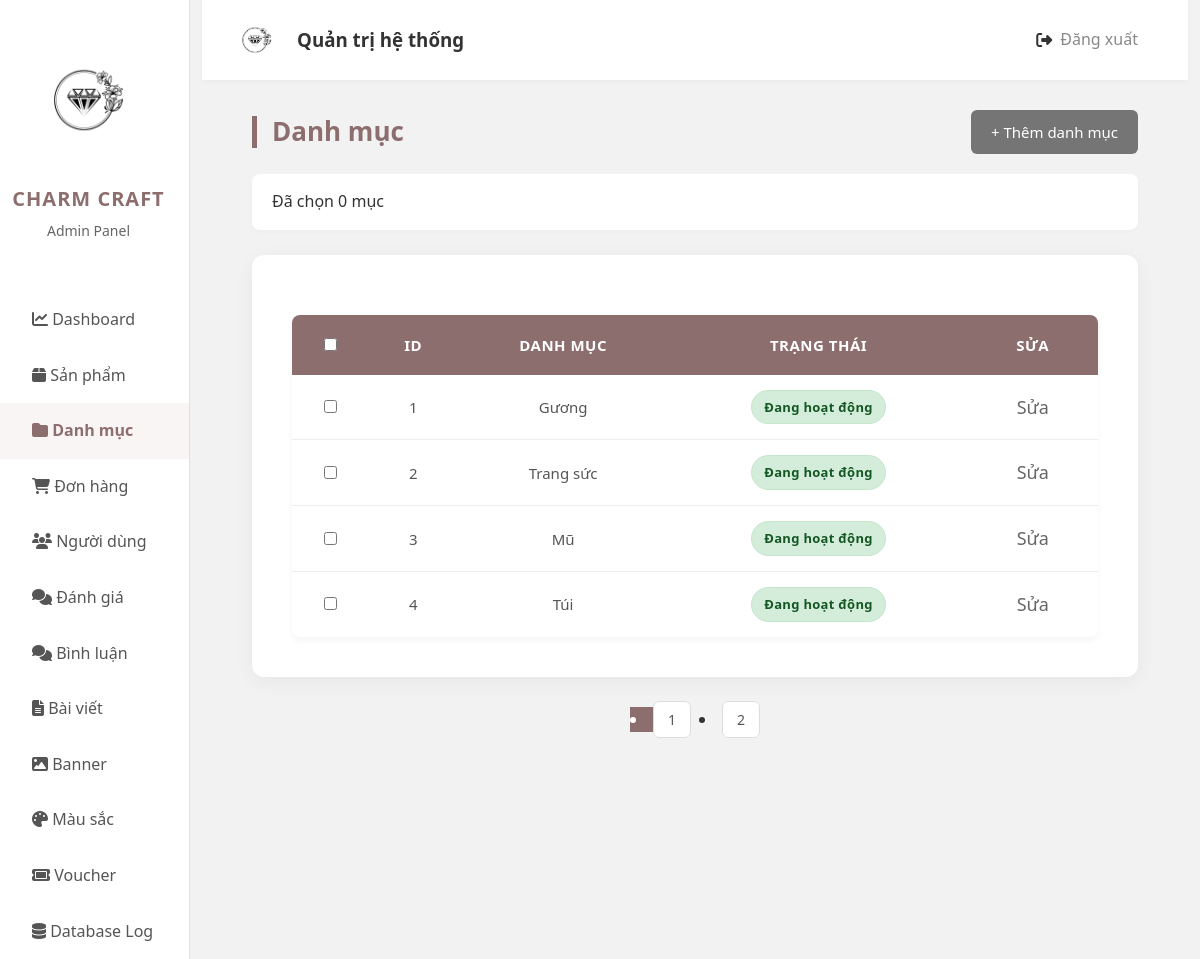
The page /admin/index.php?page=category on the database its author committed.
### tables this page shows
CREATE TABLE `categories` (
  `id` int(11) NOT NULL,
  `name` varchar(100) DEFAULT NULL,
  `status` tinyint(4) DEFAULT NULL
);

### admin/app/controller/adminCateController.php (called while the page is built, shortened)
<?php
class CateAdminController
{
    private $data = [];
    private $category;
    function __construct()
    {
        $this->category = new CategoriesModel();
    }
    function renderView($view, $data = null)
    {
        $view = './app/view/' . $view . '.php';
        require_once $view;
    }
    function viewCategory()
    {
        $page  = isset($_GET['p']) ? (int)$_GET['p'] : 1;
        $limit = 4;
        $totalCates  = $this->category->getTotalCates();
        $totalPages  = ceil($totalCates / $limit);
        $this->data['listcate']    = $this->category->getCatesPaginated($page, $limit);
        $this->data['totalPages']  = $totalPages;
        $this->data['currentPage'] = $page;
        $this->renderView('category', $this->data);
    }
}

### app/model/database.php (called while the page is built, shortened)
<?php
class DataBase
{
    private $servername = "localhost";
    private $username = "root";
    private $password = "";
    private $dbname = "da";
    private $conn;
    public function __construct()
    {
        try {
            $this->conn = new PDO("mysql:host=$this->servername;dbname=$this->dbname", $this->username, $this->password);
            $this->conn->setAttribute(PDO::ATTR_ERRMODE, PDO::ERRMODE_EXCEPTION);
        } catch (PDOException $e) {
            echo "Connection failed: " . $e->getMessage();
        }
    }
    public function query($sql, $param = []): mixed
    {
        $this->stmt = $this->conn->prepare($sql);
        $this->stmt->execute($param);
        return $this->stmt;
    }
    public function getAll($sql, $param = []): mixed
    {
        $statement = $this->query($sql, $param);
        return $statement->fetchAll(PDO::FETCH_ASSOC);
    }
}

### app/model/productCateModel.php (called while the page is built, shortened)
<?php
class CategoriesModel {
    private $db;
    function __construct(){
        $this->db = new DataBase();
    }
    public function getCatesPaginated($page, $limit){
        $start = ($page - 1) * $limit;
        $sql = "SELECT * FROM categories LIMIT $start, $limit";
        return $this->db->getAll($sql);
    }
}

### admin/app/view/category.php (the view, shortened to what this page needs)
<div class="main">
    <form action="?page=deletecate" method="post" id="delete-form">
        <div class="main-category">
            <div class="main-danhmuc">
                <p>Danh mục</p>
                <a href="?page=viewaddcate">+ Thêm danh mục</a>
            </div>
            <div class="main-header">
                <div class="left-main-header">
                    <p id="selected-count">Đã chọn 0 mục</p>
                </div>
            </div>
        </div>
        <div class="main-product">
            <table>
                <thead>
                    <tr>
                        <th><input type="checkbox" id="select-all"></th>
                        <th>ID</th>
                        <th>Danh mục</th>
                        <th>Trạng thái</th>
                        <th>Sửa</th>
                    </tr>
                </thead>
                <tbody>
                    <?php foreach ($data['listcate'] as $item) {
                        extract($item); ?>
                        <tr>
                            <td>
                                <input type="checkbox" class="item-checkbox" name="delete_ids[]" value="<?= $id ?>">
                            </td>
                            <td><?= $id ?></td>
                            <td><?= $name ?></td>
                            <?php
                            if ($status === 1) echo '<td><span class="status success">Đang hoạt động</span></td>';
                            ?>
                            <td><a href="?page=editcate&id=<?= $id ?>">Sửa</a></td>
                        </tr>
                    <?php } ?>
                </tbody>
            </table>
        </div>
    </form>
    <div class="main-turnpage">
        <?php for ($i = 1; $i <= $data['totalPages']; $i++) : ?>
            <li class="page-item <?= ($i == $data['currentPage']) ? 'active' : '' ?>">
                <a class="page-link" href="?page=category&p=<?= $i ?>"><?= $i ?></a>
            </li>
        <?php endfor; ?>
    </div>
</div>
</div>
</div>
</div>
</body>
</html>

### admin/public/css/grid.css (style rules this page uses)
* { margin: 0; padding: 0; box-sizing: border-box; }

### admin/public/css/Admin.css (style rules this page uses)
body { font-family: "Segoe UI", Tahoma, Geneva, Verdana, sans-serif; background-color: #f2f2f2; color: #333; line-height: 1.6; }
.main { margin: 30px 50px; padding-bottom: 50px; }
.main-category { display: flex; flex-direction: column; margin-bottom: 25px; }
.main-danhmuc { display: flex; justify-content: space-between; align-items: center; margin-bottom: 20px; }
.main-danhmuc p { font-size: 26px; margin: 0; color: #8d6e6e; font-weight: 700; border-left: 5px solid #8d6e6e; padding-left: 15px; line-height: 1.2; }
.main-danhmuc a { font-size: 15px; text-decoration: none; color: white; border-radius: 6px; background-color: #757575; padding: 10px 20px; transition: all 0.3s ease; display: inline-flex; align-items: center; gap: 8px; }
.main-header { background-color: #fff; padding: 15px 20px; border-radius: 8px; box-shadow: 0 2px 5px rgba(0, 0, 0, 0.02); display: flex; justify-content: space-between; align-items: center; flex-wrap: wrap; gap: 15px; }
table { width: 100%; margin-top: 20px; background: #fff; border-radius: 8px; overflow: hidden; box-shadow: 0 4px 6px rgba(0, 0, 0, 0.04); border-collapse: collapse; }
table th { background-color: #8d6e6e; color: white; padding: 18px 15px; text-align: center; font-weight: 600; font-size: 15px; text-transform: uppercase; letter-spacing: 0.5px; }
table td { padding: 15px; text-align: center; border-bottom: 1px solid #eee; vertical-align: middle; color: #555; font-size: 15px; }
table tr:last-child td { border-bottom: none; }
.status { display: inline-block; padding: 6px 12px; border-radius: 20px; font-size: 13px; font-weight: 600; letter-spacing: 0.3px; }
.status.success { color: #155724; background-color: #d4edda; border: 1px solid #c3e6cb; }
tbody a { color: #666; text-decoration: none; margin: 0 5px; transition: 0.2s; font-size: 18px; }
.main-turnpage { display: flex; justify-content: center; padding: 30px 0; gap: 8px; }
.main-turnpage a, .main-turnpage .nextpage { text-decoration: none; color: #555; padding: 8px 14px; border: 1px solid #ddd; border-radius: 6px; background: #fff; transition: all 0.3s; font-size: 14px; font-weight: 500; cursor: pointer; }
.main-turnpage a:hover, .main-turnpage .active { background-color: #8d6e6e; color: white; border-color: #8d6e6e; }
.main-product { margin: 0 auto; background-color: #fff; padding: 40px; border-radius: 12px; box-shadow: 0 5px 20px rgba(0, 0, 0, 0.05); max-width: 100%; width: 100%; }
.main-product table { width: 100%; table-layout: auto; }

### rows shown on the page
categories: id "1", name "Gương", status "Đang hoạt động"
categories: id "2", name "Trang sức", status "Đang hoạt động"
categories: id "3", name "Mũ", status "Đang hoạt động"
categories: id "4", name "Túi", status "Đang hoạt động"
